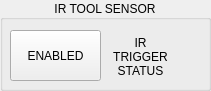
       <widget class="QGroupBox" name="gbIRToolSensor">
        <property name="geometry">
         <rect>
          <x>560</x>
          <y>310</y>
          <width>211</width>
          <height>91</height>
         </rect>
        </property>
        <property name="title">
         <string>IR TOOL SENSOR</string>
        </property>
        <property name="alignment">
         <set>Qt::AlignCenter</set>
        </property>
        <widget class="ActionButton" name="btn_ir_enabled">
         <property name="geometry">
          <rect>
           <x>10</x>
           <y>30</y>
           <width>91</width>
           <height>51</height>
          </rect>
         </property>
         <property name="text">
          <string>ENABLED</string>
         </property>
         <property name="checkable">
          <bool>true</bool>
         </property>
         <property name="indicator_option" stdset="0">
          <bool>true</bool>
         </property>
         <property name="indicator_HAL_pin_option" stdset="0">
          <bool>false</bool>
         </property>
         <property name="indicator_status_option" stdset="0">
          <bool>false</bool>
         </property>
         <property name="checked_state_text_option" stdset="0">
          <bool>false</bool>
         </property>
         <property name="python_command_option" stdset="0">
          <bool>false</bool>
         </property>
         <property name="on_color" stdset="0">
          <color>
           <red>38</red>
           <green>162</green>
           <blue>105</blue>
          </color>
         </property>
         <property name="shape_option" stdset="0">
          <number>0</number>
         </property>
         <property name="off_color" stdset="0">
          <color>
           <red>237</red>
           <green>51</green>
           <blue>59</blue>
          </color>
         </property>
         <property name="indicator_size" stdset="0">
          <double>0.300000000000000</double>
         </property>
         <property name="circle_diameter" stdset="0">
          <number>15</number>
         </property>
         <property name="right_edge_offset" stdset="0">
          <number>5</number>
         </property>
         <property name="top_edge_offset" stdset="0">
          <number>5</number>
         </property>
         <property name="corner_radius" stdset="0">
          <double>5.000000000000000</double>
         </property>
         <property name="height_fraction" stdset="0">
          <double>0.300000000000000</double>
         </property>
         <property name="width_fraction" stdset="0">
          <double>0.900000000000000</double>
         </property>
         <property name="true_state_string" stdset="0">
          <string>True</string>
         </property>
         <property name="false_state_string" stdset="0">
          <string>False</string>
         </property>
         <property name="true_python_cmd_string" stdset="0">
          <string>print(&quot;true command&quot;)</string>
         </property>
         <property name="false_python_cmd_string" stdset="0">
          <string>print(&quot;false command&quot;)</string>
         </property>
         <property name="invert_the_status" stdset="0">
          <bool>false</bool>
         </property>
         <property name="is_paused_status" stdset="0">
          <bool>false</bool>
         </property>
         <property name="is_estopped_status" stdset="0">
          <bool>false</bool>
         </property>
         <property name="is_on_status" stdset="0">
          <bool>false</bool>
         </property>
         <property name="is_idle_status" stdset="0">
          <bool>false</bool>
         </property>
         <property name="is_homed_status" stdset="0">
          <bool>false</bool>
         </property>
         <property name="is_flood_status" stdset="0">
          <bool>false</bool>
         </property>
         <property name="is_mist_status" stdset="0">
          <bool>false</bool>
         </property>
         <property name="is_block_delete_status" stdset="0">
          <bool>false</bool>
         </property>
         <property name="is_optional_stop_status" stdset="0">
          <bool>false</bool>
         </property>
         <property name="is_joint_homed_status" stdset="0">
          <bool>false</bool>
         </property>
         <property name="is_limits_overridden_status" stdset="0">
          <bool>false</bool>
         </property>
         <property name="is_manual_status" stdset="0">
          <bool>false</bool>
         </property>
         <property name="is_mdi_status" stdset="0">
          <bool>false</bool>
         </property>
         <property name="is_auto_status" stdset="0">
          <bool>false</bool>
         </property>
         <property name="is_spindle_stopped_status" stdset="0">
          <bool>false</bool>
         </property>
         <property name="is_spindle_fwd_status" stdset="0">
          <bool>false</bool>
         </property>
         <property name="is_spindle_rev_status" stdset="0">
          <bool>false</bool>
         </property>
         <property name="joint_number_status" stdset="0">
          <number>0</number>
         </property>
         <property name="estop_action" stdset="0">
          <bool>false</bool>
         </property>
         <property name="machine_on_action" stdset="0">
          <bool>false</bool>
         </property>
         <property name="template_label_option" stdset="0">
          <bool>false</bool>
         </property>
         <property name="joint_number" stdset="0">
          <number>-1</number>
         </property>
         <property name="incr_imperial_number" stdset="0">
          <double>0.010000000000000</double>
         </property>
         <property name="incr_mm_number" stdset="0">
          <double>0.025000000000000</double>
         </property>
         <property name="incr_angular_number" stdset="0">
          <double>-1.000000000000000</double>
         </property>
         <property name="toggle_float_option" stdset="0">
          <bool>false</bool>
         </property>
         <property name="float_num" stdset="0">
          <double>0.300000000000000</double>
         </property>
         <property name="float_alt_num" stdset="0">
          <double>50.000000000000000</double>
         </property>
         <property name="view_type_string" stdset="0">
          <string>P</string>
         </property>
         <property name="command_text_string" stdset="0">
          <string/>
         </property>
         <property name="ini_mdi_number" stdset="0">
          <number>0</number>
         </property>
         <property name="textTemplate" stdset="0">
          <string>%1.3f in</string>
         </property>
         <property name="alt_textTemplate" stdset="0">
          <string>%1.2f mm</string>
         </property>
        </widget>
        <widget class="StateLED" name="ledIRTrigger">
         <property name="geometry">
          <rect>
           <x>180</x>
           <y>50</y>
           <width>15</width>
           <height>15</height>
          </rect>
         </property>
        </widget>
        <widget class="QLabel" name="lblIRTriggerStatus">
         <property name="geometry">
          <rect>
           <x>110</x>
           <y>36</y>
           <width>61</width>
           <height>41</height>
          </rect>
         </property>
         <property name="text">
          <string>IR TRIGGER STATUS</string>
         </property>
         <property name="alignment">
          <set>Qt::AlignCenter</set>
         </property>
         <property name="wordWrap">
          <bool>true</bool>
         </property>
        </widget>
       </widget>
